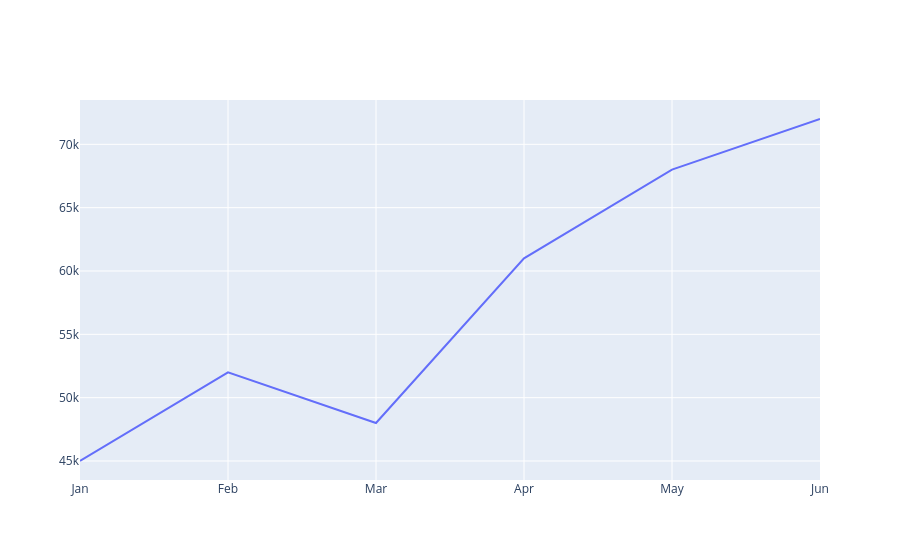

Notebook cell for this chart:
### Code cell
df1 = pd.DataFrame({
    "Month": ["Jan", "Feb", "Mar", "Apr", "May", "Jun"],
    "Sales": [45000, 52000, 48000, 61000, 68000, 72000]
})

fig = go.Figure()

fig.add_trace(
    go.Scatter(
        x=df1["Month"],
        y=df1["Sales"],
        mode="lines"
    )
)

fig.show()

### Figure 1 — Plotly figure (JSON) as saved in the notebook; plotly's stock layout.template omitted (floating-point values rounded to 4 significant figures)
{"data": [{"mode": "lines", "type": "scatter", "x": ["Jan", "Feb", "Mar", "Apr", "May", "Jun"], "y": [45000, 52000, 48000, 61000, 68000, 72000]}], "layout": {}}
